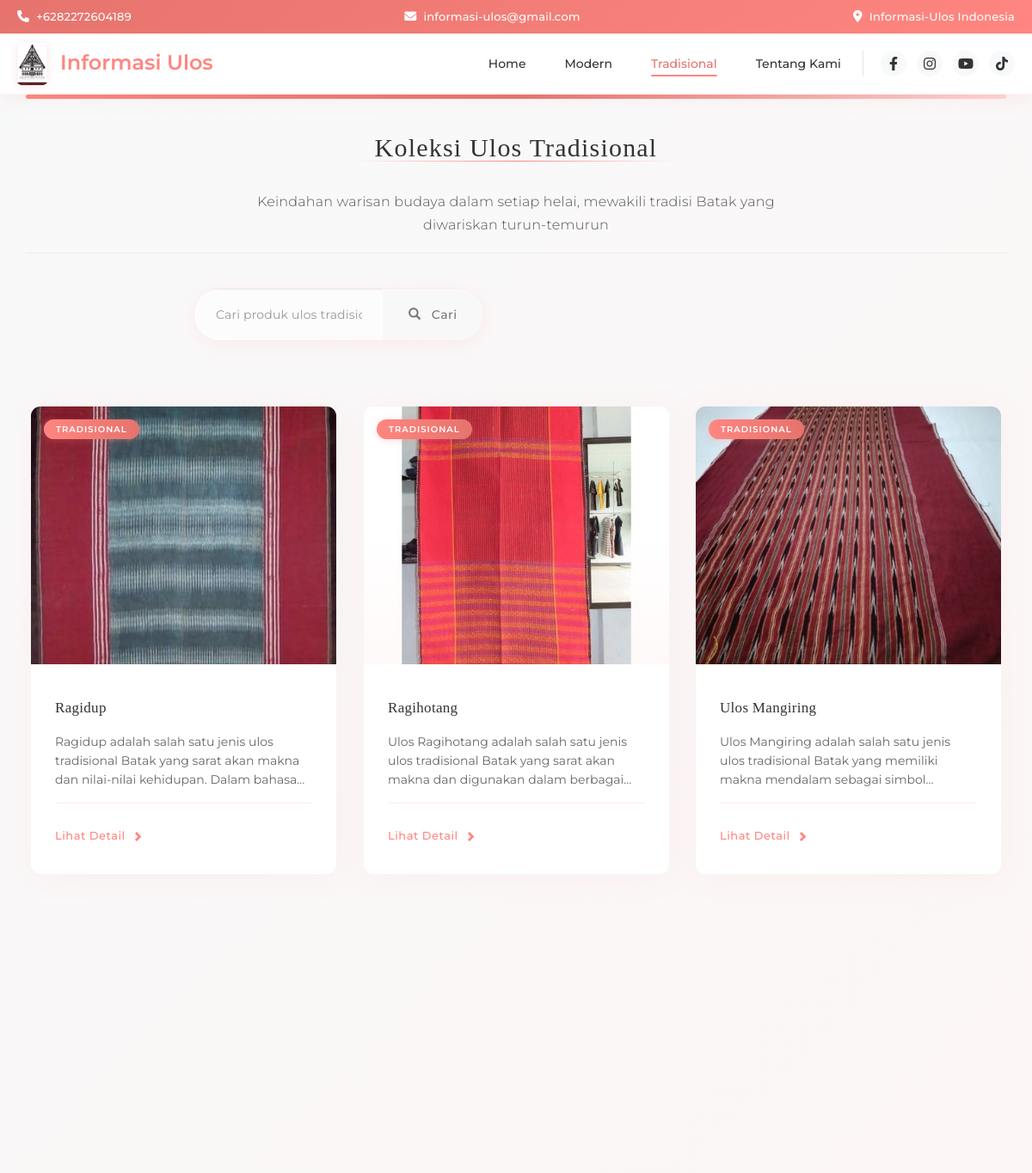
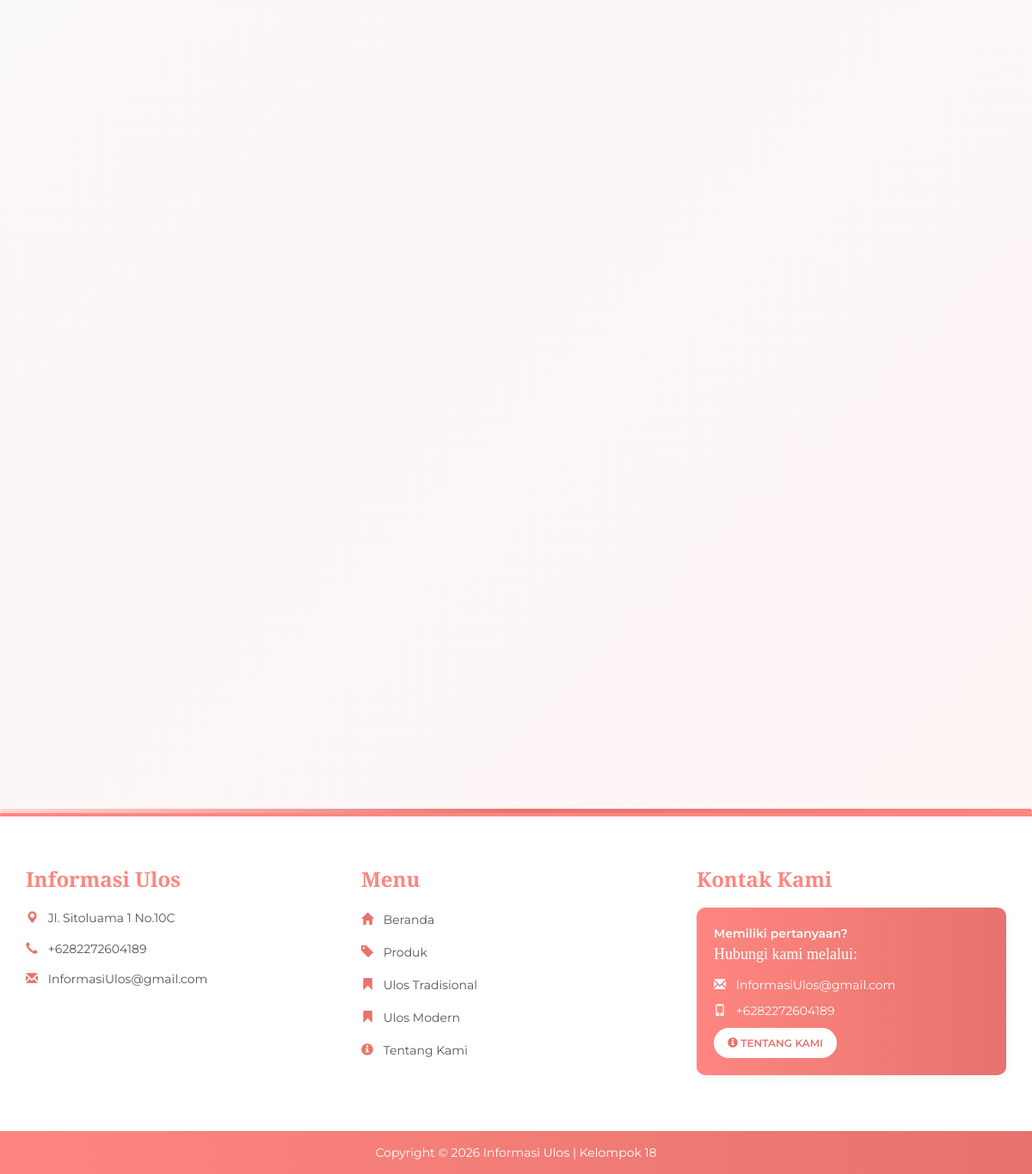
Page /tradisional.php on the committed database (2 pictures, top to bottom).
### tables this page shows
CREATE TABLE `produk` (
  `kode_produk` varchar(100) NOT NULL,
  `admin_id` int(11) DEFAULT NULL,
  `nama` varchar(100) NOT NULL,
  `image` text NOT NULL,
  `deskripsi` text NOT NULL,
  `detail` text DEFAULT NULL,
  `cara_pembuatan` text DEFAULT NULL,
  `bahan` text DEFAULT NULL COMMENT 'Kolom untuk bahan terpisah',
  `jumlah_benang` varchar(255) DEFAULT NULL,
  `panjang` varchar(50) DEFAULT NULL COMMENT 'Panjang produk',
  `lebar` varchar(50) DEFAULT NULL COMMENT 'Lebar produk',
  `sejarah` text DEFAULT NULL,
  `kategori` enum('Modern','Tradisional') NOT NULL DEFAULT 'Modern'
);

### tradisional.php (the view, shortened to what this page needs)
<?php
include 'header.php';
?>
<div class="container page-load-animation" style="font-family: 'Montserrat', 'Helvetica Neue', Helvetica, Arial, sans-serif; max-width: 1200px;">
    <div style="height: 5px; background: linear-gradient(to right, #ff8680, #e6736d, #ffd6d4); margin-bottom: 40px; border-radius: 50px;"></div>
    <div class="page-header" style="margin: 40px 0 40px; position: relative; text-align: center;">
        <h2 style="font-weight: 500; color: #333333; margin: 0; padding-bottom: 15px; display: inline-block; letter-spacing: 1.2px; position: relative; font-family: 'Playfair Display', serif;">
            <span style="background: transparent; padding: 0 25px; position: relative; z-index: 2;">Koleksi Ulos Tradisional</span>
            <span style="content: ''; position: absolute; bottom: 15px; left: 0; right: 0; height: 1px; background: linear-gradient(90deg, transparent, #ff8680, transparent); z-index: 1;"></span>
        </h2>
        <p style="color: #555555; margin-top: 18px; font-size: 16px; max-width: 650px; margin-left: auto; margin-right: auto; line-height: 1.7; font-weight: 300; letter-spacing: 0.2px; font-family: 'Montserrat', sans-serif;">Keindahan warisan budaya dalam setiap helai, mewakili tradisi Batak yang diwariskan turun-temurun</p>
    </div>
    <div class="row" style="margin-bottom: 60px;">
        <div class="col-md-8 col-md-offset-2">
            <form method="GET" action="">
                <div class="input-group" style="box-shadow: 0 5px 25px rgba(255, 134, 128, 0.1); border-radius: 30px; overflow: hidden; border: 1px solid #ffeae9; transition: all 0.3s ease;">
                    <input type="text" class="form-control" name="search" placeholder="Cari produk ulos tradisional..."
                           style="border: none; padding: 20px 25px; font-size: 14px; height: auto; background: #fcfcfc; transition: all 0.3s ease; font-family: 'Montserrat', sans-serif; letter-spacing: 0.2px;"
                           value="<?= isset($_GET['search']) ? htmlspecialchars($_GET['search']) : '' ?>">
                    <span class="input-group-btn" style="width: auto;">
                        <button class="btn btn-elegant-search" type="submit" style="border-radius: 0 30px 30px 0; padding: 20px 30px; border: none; background: #f8f8f8; transition: all 0.3s ease; font-family: 'Montserrat', sans-serif; letter-spacing: 0.5px; font-weight: 500;">
                            <i class="glyphicon glyphicon-search" style="margin-right: 8px;"></i> Cari
                        </button>
                    </span>
                </div>
            </form>
        </div>
    </div>
    <div class="row" style="margin: 0 -10px;">
        <?php
        $query = "SELECT * FROM produk WHERE kategori='Tradisional'";
        $result = mysqli_query($conn, $query);
        if (mysqli_num_rows($result) > 0) {
            while ($row = mysqli_fetch_assoc($result)) {
                $kategori = $row['kategori'];
        ?>
            <div class="col-sm-6 col-md-4 animate-fade-up" style="padding: 15px; margin-bottom: 20px;">
                <div class="product-card" style="position: relative; border: none; box-shadow: 0 3px 35px rgba(255, 134, 128, 0.08); transition: all 0.4s cubic-bezier(0.165, 0.84, 0.44, 1); border-radius: 12px; overflow: hidden; background: #fff; height: 100%; border: 1px solid #f5f5f5;">
                    <div style="position: absolute; top: 15px; left: 15px; z-index: 10;">
                        <span style="font-size: 10px; font-weight: 600; padding: 5px 14px; background: linear-gradient(to right, #ff8680, #e6736d); color: #fff; border-radius: 30px; letter-spacing: 1px; text-transform: uppercase; box-shadow: 0 2px 10px rgba(255, 134, 128, 0.25); font-family: 'Montserrat', sans-serif;">
                            <?= $kategori; ?>
                        </span>
                    </div>
                    <div style="width: 100%; height: 300px; overflow: hidden; position: relative;">
                        <img src="image/produk/<?= $row['image']; ?>"
                             style="width: 100%; height: 100%; object-fit: cover; transition: transform 0.9s cubic-bezier(0.23, 1, 0.32, 1);">
                        <div style="position: absolute; top: 0; left: 0; right: 0; bottom: 0; background: linear-gradient(to bottom, rgba(0,0,0,0) 50%, rgba(255, 134, 128, 0.05) 100%);"></div>
                    </div>
                    <div style="padding: 28px;">
                        <h4 style="font-weight: 500; color: #333333; margin-bottom: 14px; font-size: 17px; line-height: 1.5; letter-spacing: 0.3px; font-family: 'Playfair Display', serif;">
                            <?= $row['nama']; ?>
                        </h4>
                        <p style="font-size: 14px; color: #666; margin: 15px 0; font-weight: 400; font-family: 'Montserrat', sans-serif; line-height: 1.6; max-height: 68px; overflow: hidden; text-overflow: ellipsis; display: -webkit-box; -webkit-line-clamp: 3; -webkit-box-orient: vertical;">
                            <?php
                            $short_desc = substr($row['deskripsi'], 0, 150);
                            $lastSpace = strrpos($short_desc, ' ');
                            $short_desc = substr($short_desc, 0, $lastSpace);
                            echo $short_desc . '...';
                            ?>
                        </p>
                        <div style="border-top: 1px solid #ffeae9; padding-top: 20px; margin-top: 5px;">
                            <a href="detail_produk.php?produk=<?= $row['kode_produk']; ?>" class="btn-elegant" style="font-family: 'Montserrat', sans-serif; font-weight: 500; letter-spacing: 0.5px;">
                                <span>Lihat Detail</span>
                                <i class="glyphicon glyphicon-chevron-right" style="margin-left: 8px; font-size: 12px; transition: all 0.3s ease;"></i>
                            </a>
                        </div>
                    </div>
                </div>
            </div>
        <?php
            }
        }
        ?>
    </div>
</div>
<div style="height: 5px; background: linear-gradient(to right, #ffd6d4, #e6736d, #ff8680); margin-top: 60px; border-radius: 50px;"></div>
<?php
include 'footer.php';
?>

### header.php (style rules this page uses)
:root { --primary: #ff8680; --primary-dark: #e6736d; --primary-light: #ffd6d4; --dark: #333333; --light: #ffffff; --gray: #f8f9fa; }
body { font-family: 'Poppins', sans-serif; padding-top: 95px; color: var(--dark); background-color: var(--light); }

### tradisional.php (style rules this page uses)
.page-load-animation { animation: gentleFadeIn 1.2s ease-out both; }
.product-card { animation: cardAppear 0.9s cubic-bezier(0.23, 1, 0.32, 1) both; transform-origin: center bottom; }
.row .col-sm-6:nth-child(1) .product-card { animation-delay: 0.1s; }
.row .col-sm-6:nth-child(2) .product-card { animation-delay: 0.2s; }
.row .col-sm-6:nth-child(3) .product-card { animation-delay: 0.3s; }
body { background: linear-gradient(135deg, #f8f9fa 0%, #fff5f4 100%); }
body { background-color: #f8f9fa; color: #333333; font-family: 'Montserrat', sans-serif; }
h1, h2, h3, h4, h5, h6 { font-family: 'Playfair Display', serif; }
.btn-elegant { display: inline-flex; align-items: center; background: transparent; color: #ff8680; font-weight: 500; padding: 8px 0; font-size: 13px; letter-spacing: 0.5px; border-radius: 0; transition: all 0.3s cubic-bezier(0.25, 0.8, 0.25, 1); border: none; }
.btn-elegant-search { background: transparent; color: #777; font-weight: 400; transition: all 0.3s ease; }
.animate-fade-up { opacity: 0; transform: translateY(30px); transition: all 0.8s ease-out; }
.animated { opacity: 1; transform: translate(0, 0); }

### rows in the picture
produk: kategori "TRADISIONAL", image (picture), nama "Ragidup", deskripsi "Ragidup adalah salah satu jenis ulos tradisional Batak yang sarat akan makna dan nilai-nilai kehidupan. Dalam…"
produk: kategori "TRADISIONAL", image (picture), nama "Ragihotang", deskripsi "Ulos Ragihotang adalah salah satu jenis ulos tradisional Batak yang sarat akan makna dan digunakan dalam…"
produk: kategori "TRADISIONAL", image (picture), nama "Ulos Mangiring", deskripsi "Ulos Mangiring adalah salah satu jenis ulos tradisional Batak yang memiliki makna mendalam sebagai…"
